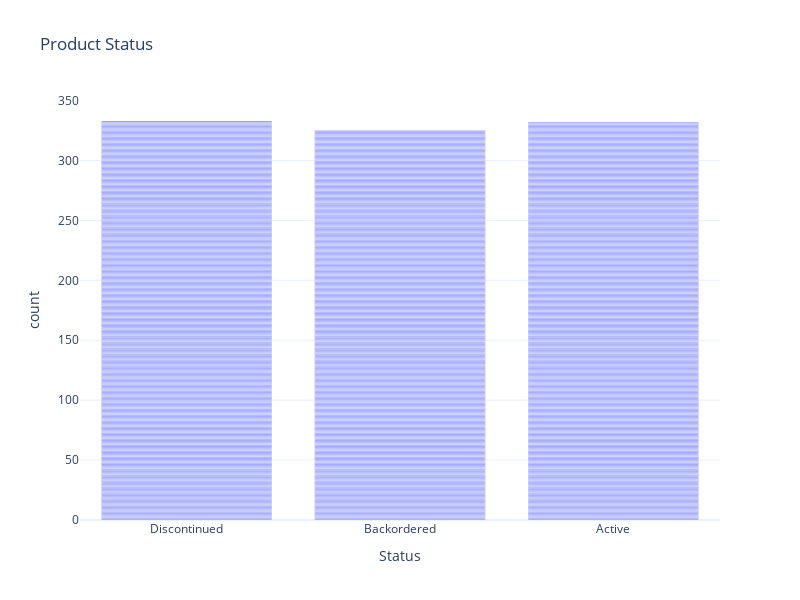

Here is the notebook cell this chart was saved with:
### Code cell
fig = px.bar(df, 'Status', title='Product Status')
fig.show()

### Figure 1 — Plotly figure (JSON) as saved in the notebook; plotly's stock layout.template omitted (floating-point values rounded to 4 significant figures; data arrays with more than 128 entries replaced by an {"elided": "..."} marker saying what was removed)
{"data": [{"hovertemplate": "Status=%{x}<br>count=%{y}<extra></extra>", "legendgroup": "", "marker": {"color": "#636efa", "pattern": {"shape": ""}}, "name": "", "orientation": "v", "showlegend": false, "textposition": "auto", "type": "bar", "x": {"elided": "990 str values"}, "xaxis": "x", "y": {"elided": "990 int values"}, "yaxis": "y"}], "layout": {"barmode": "relative", "height": 600, "legend": {"tracegroupgap": 0}, "title": {"text": "Product Status"}, "width": 800, "xaxis": {"anchor": "y", "domain": [0, 1], "title": {"text": "Status"}}, "yaxis": {"anchor": "x", "domain": [0, 1], "title": {"text": "count"}}}}
